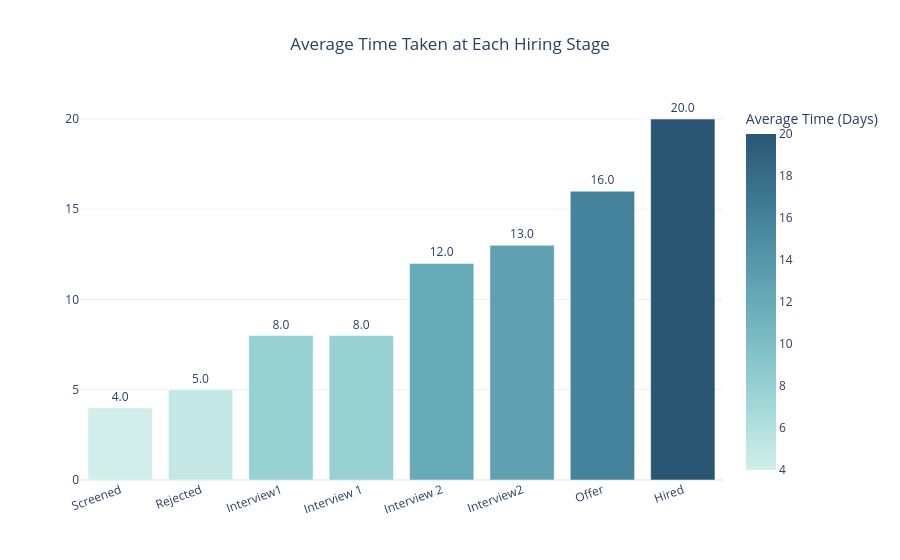

Notebook cell for this chart:
### Code cell
# Create interactive bar chart

fig = px.bar(
    avg_time_stage,
    x='Stage',
    y='TimeToStage',
    color='TimeToStage',
    text='TimeToStage',
    title='Average Time Taken at Each Hiring Stage',
    color_continuous_scale=px.colors.sequential.Teal,
    labels={
        'Stage': 'Hiring Stage',
        'TimeToStage': 'Average Time (Days)'
    }
)

# Improve layout for professional look
fig.update_layout(
    title_x=0.5,
    xaxis_tickangle=-20,
    xaxis_title = None,
    yaxis_title = None,
    template='plotly_white'
)

# Show values on bars with 1 decimal place
fig.update_traces(texttemplate='%{text:.1f}', textposition='outside')

fig.show()

### Figure 1 — Plotly figure (JSON) as saved in the notebook; plotly's stock layout.template omitted (floating-point values rounded to 4 significant figures)
{"data": [{"hovertemplate": "Hiring Stage=%{x}<br>Average Time (Days)=%{marker.color}<extra></extra>", "legendgroup": "", "marker": {"color": [4.0, 5.0, 8.0, 8.0, 12.0, 13.0, 16.0, 20.0], "coloraxis": "coloraxis", "pattern": {"shape": ""}}, "name": "", "orientation": "v", "showlegend": false, "text": [4.0, 5.0, 8.0, 8.0, 12.0, 13.0, 16.0, 20.0], "textposition": "outside", "texttemplate": "%{text:.1f}", "type": "bar", "x": ["Screened", "Rejected", "Interview1", "Interview 1", "Interview 2", "Interview2", "Offer", "Hired"], "xaxis": "x", "y": [4.0, 5.0, 8.0, 8.0, 12.0, 13.0, 16.0, 20.0], "yaxis": "y"}], "layout": {"barmode": "relative", "coloraxis": {"colorbar": {"title": {"text": "Average Time (Days)"}}, "colorscale": [[0, "rgb(209, 238, 234)"], [0.1667, "rgb(168, 219, 217)"], [0.3333, "rgb(133, 196, 201)"], [0.5, "rgb(104, 171, 184)"], [0.6667, "rgb(79, 144, 166)"], [0.8333, "rgb(59, 115, 143)"], [1, "rgb(42, 86, 116)"]]}, "legend": {"tracegroupgap": 0}, "title": {"text": "Average Time Taken at Each Hiring Stage", "x": 0.5}, "xaxis": {"anchor": "y", "domain": [0, 1], "tickangle": -20, "title": {}}, "yaxis": {"anchor": "x", "domain": [0, 1], "title": {}}}}
